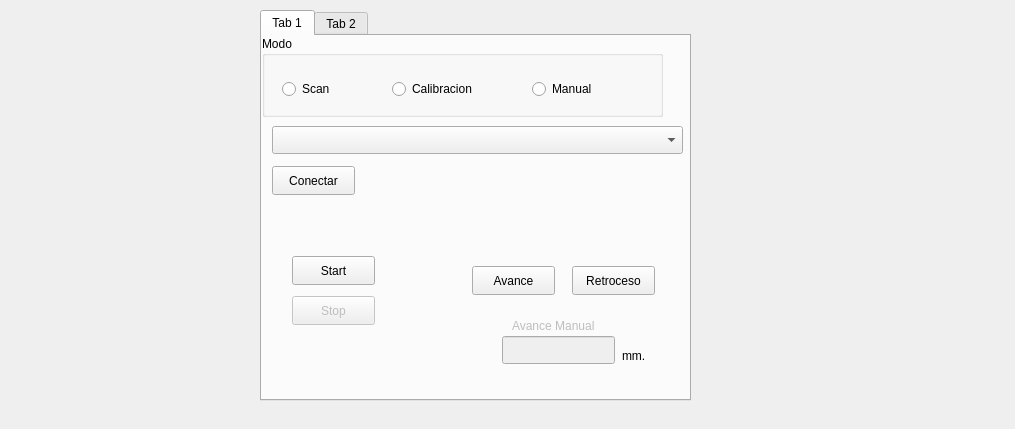
<?xml version="1.0" encoding="UTF-8"?>
<ui version="4.0">
 <class>MainWindow</class>
 <widget class="QMainWindow" name="MainWindow">
  <property name="geometry">
   <rect>
    <x>0</x>
    <y>0</y>
    <width>1015</width>
    <height>429</height>
   </rect>
  </property>
  <property name="windowTitle">
   <string>MainWindow</string>
  </property>
  <widget class="QWidget" name="centralwidget">
   <widget class="QTabWidget" name="tabWidget">
    <property name="geometry">
     <rect>
      <x>260</x>
      <y>10</y>
      <width>431</width>
      <height>391</height>
     </rect>
    </property>
    <property name="focusPolicy">
     <enum>Qt::ClickFocus</enum>
    </property>
    <property name="currentIndex">
     <number>0</number>
    </property>
    <property name="usesScrollButtons">
     <bool>true</bool>
    </property>
    <widget class="QWidget" name="tab">
     <attribute name="title">
      <string>Tab 1</string>
     </attribute>
     <widget class="QPushButton" name="pushButton_Bck">
      <property name="geometry">
       <rect>
        <x>310</x>
        <y>230</y>
        <width>83</width>
        <height>29</height>
       </rect>
      </property>
      <property name="text">
       <string>Retroceso</string>
      </property>
     </widget>
     <widget class="QPushButton" name="pushButton_Fwd">
      <property name="geometry">
       <rect>
        <x>210</x>
        <y>230</y>
        <width>83</width>
        <height>29</height>
       </rect>
      </property>
      <property name="text">
       <string>Avance</string>
      </property>
     </widget>
     <widget class="QGroupBox" name="groupBox">
      <property name="geometry">
       <rect>
        <x>0</x>
        <y>0</y>
        <width>401</width>
        <height>81</height>
       </rect>
      </property>
      <property name="title">
       <string>Modo</string>
      </property>
      <widget class="QRadioButton" name="radioButton_Scan">
       <property name="geometry">
        <rect>
         <x>20</x>
         <y>40</y>
         <width>112</width>
         <height>26</height>
        </rect>
       </property>
       <property name="text">
        <string>Scan</string>
       </property>
      </widget>
      <widget class="QRadioButton" name="radioButton_Cal">
       <property name="geometry">
        <rect>
         <x>130</x>
         <y>40</y>
         <width>112</width>
         <height>26</height>
        </rect>
       </property>
       <property name="text">
        <string>Calibracion</string>
       </property>
      </widget>
      <widget class="QRadioButton" name="radioButton_Man">
       <property name="geometry">
        <rect>
         <x>270</x>
         <y>40</y>
         <width>112</width>
         <height>26</height>
        </rect>
       </property>
       <property name="text">
        <string>Manual</string>
       </property>
      </widget>
     </widget>
     <widget class="QLabel" name="label_3">
      <property name="enabled">
       <bool>false</bool>
      </property>
      <property name="geometry">
       <rect>
        <x>250</x>
        <y>280</y>
        <width>111</width>
        <height>20</height>
       </rect>
      </property>
      <property name="text">
       <string>Avance Manual</string>
      </property>
     </widget>
     <widget class="QLineEdit" name="lineEdit_Dist">
      <property name="enabled">
       <bool>false</bool>
      </property>
      <property name="geometry">
       <rect>
        <x>240</x>
        <y>300</y>
        <width>113</width>
        <height>28</height>
       </rect>
      </property>
     </widget>
     <widget class="QLabel" name="label_12">
      <property name="geometry">
       <rect>
        <x>360</x>
        <y>310</y>
        <width>63</width>
        <height>20</height>
       </rect>
      </property>
      <property name="text">
       <string>mm.</string>
      </property>
     </widget>
     <widget class="QPushButton" name="pushButtonConectar">
      <property name="geometry">
       <rect>
        <x>10</x>
        <y>130</y>
        <width>83</width>
        <height>29</height>
       </rect>
      </property>
      <property name="text">
       <string>Conectar</string>
      </property>
     </widget>
     <widget class="QComboBox" name="comboBoxPort">
      <property name="geometry">
       <rect>
        <x>10</x>
        <y>90</y>
        <width>411</width>
        <height>28</height>
       </rect>
      </property>
     </widget>
     <widget class="QPushButton" name="pushButton_Srt">
      <property name="geometry">
       <rect>
        <x>30</x>
        <y>220</y>
        <width>83</width>
        <height>29</height>
       </rect>
      </property>
      <property name="text">
       <string>Start</string>
      </property>
     </widget>
     <widget class="QPushButton" name="pushButton_Stp">
      <property name="enabled">
       <bool>false</bool>
      </property>
      <property name="geometry">
       <rect>
        <x>30</x>
        <y>260</y>
        <width>83</width>
        <height>29</height>
       </rect>
      </property>
      <property name="text">
       <string>Stop</string>
      </property>
     </widget>
    </widget>
    <widget class="QWidget" name="tab_2">
     <attribute name="title">
      <string>Tab 2</string>
     </attribute>
     <widget class="QLabel" name="label_4">
      <property name="geometry">
       <rect>
        <x>10</x>
        <y>10</y>
        <width>81</width>
        <height>31</height>
       </rect>
      </property>
      <property name="text">
       <string>Ruta:</string>
      </property>
     </widget>
     <widget class="QLineEdit" name="lineEdit_Ruta">
      <property name="geometry">
       <rect>
        <x>30</x>
        <y>50</y>
        <width>271</width>
        <height>28</height>
       </rect>
      </property>
     </widget>
     <widget class="QPushButton" name="pushButton_OpRuta">
      <property name="geometry">
       <rect>
        <x>320</x>
        <y>50</y>
        <width>83</width>
        <height>29</height>
       </rect>
      </property>
      <property name="text">
       <string>Abrir</string>
      </property>
     </widget>
     <widget class="QLineEdit" name="lineEdit_Rot">
      <property name="geometry">
       <rect>
        <x>180</x>
        <y>130</y>
        <width>113</width>
        <height>28</height>
       </rect>
      </property>
     </widget>
     <widget class="QLabel" name="label_5">
      <property name="geometry">
       <rect>
        <x>40</x>
        <y>130</y>
        <width>101</width>
        <height>20</height>
       </rect>
      </property>
      <property name="text">
       <string>Rot x Scan</string>
      </property>
     </widget>
     <widget class="QLabel" name="label_6">
      <property name="geometry">
       <rect>
        <x>10</x>
        <y>100</y>
        <width>101</width>
        <height>20</height>
       </rect>
      </property>
      <property name="text">
       <string>Configuracion</string>
      </property>
     </widget>
     <widget class="QLabel" name="label_7">
      <property name="geometry">
       <rect>
        <x>40</x>
        <y>170</y>
        <width>101</width>
        <height>20</height>
       </rect>
      </property>
      <property name="text">
       <string>Altura</string>
      </property>
     </widget>
     <widget class="QLineEdit" name="lineEdit_H">
      <property name="geometry">
       <rect>
        <x>180</x>
        <y>170</y>
        <width>113</width>
        <height>28</height>
       </rect>
      </property>
     </widget>
     <widget class="QPushButton" name="pushButton_Sv">
      <property name="geometry">
       <rect>
        <x>110</x>
        <y>220</y>
        <width>83</width>
        <height>29</height>
       </rect>
      </property>
      <property name="text">
       <string>Guardar</string>
      </property>
     </widget>
     <widget class="QPushButton" name="pushButton_Upld">
      <property name="geometry">
       <rect>
        <x>240</x>
        <y>220</y>
        <width>83</width>
        <height>29</height>
       </rect>
      </property>
      <property name="text">
       <string>Cargar</string>
      </property>
     </widget>
     <widget class="QLabel" name="label_9">
      <property name="geometry">
       <rect>
        <x>300</x>
        <y>170</y>
        <width>63</width>
        <height>20</height>
       </rect>
      </property>
      <property name="text">
       <string>mm.</string>
      </property>
     </widget>
     <widget class="QLabel" name="label_11">
      <property name="geometry">
       <rect>
        <x>300</x>
        <y>130</y>
        <width>63</width>
        <height>20</height>
       </rect>
      </property>
      <property name="text">
       <string>degree</string>
      </property>
     </widget>
    </widget>
   </widget>
  </widget>
 </widget>
 <resources/>
 <connections/>
</ui>
